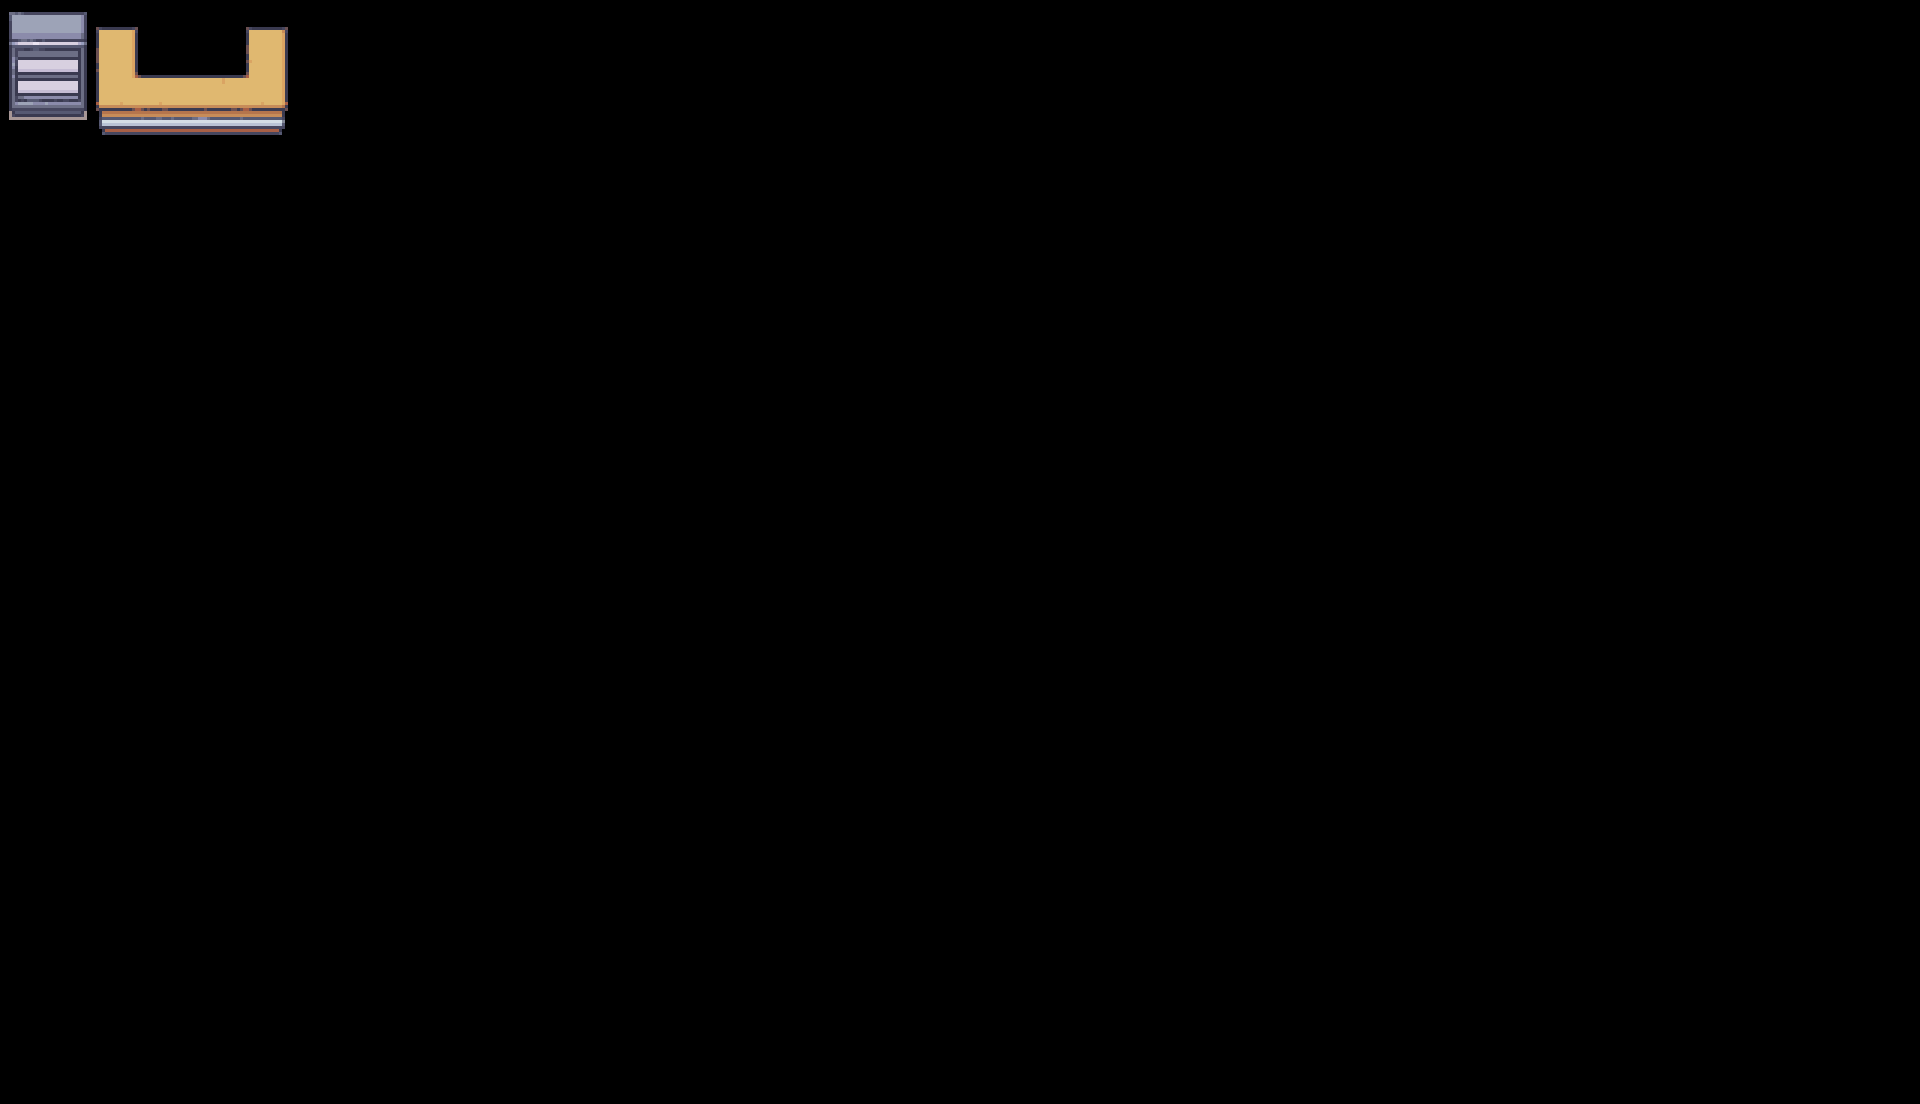

A level layout from a 2D game, rendered from its tile map. Below: a short description, then the map file with its tile-grid data intact:
An orthogonal 40x23 tile map with 48x48 px tiles, 1 tile layer (Capa de patrones 1), 2 tilesets.

<map version="1.9" tiledversion="1.9.2" orientation="orthogonal" renderorder="right-down" width="40" height="23" tilewidth="48" tileheight="48" infinite="0" nextlayerid="26" nextobjectid="1">
 <tileset firstgid="1" source="19_Hospital_48x48.tsx" />
 <tileset firstgid="1761" source="16_Grocery_store_48x48.tsx" />
 <layer id="6" name="Capa de patrones 1" width="40" height="23">
  <data encoding="csv">
1869,1870,6,0,0,9,0,0,0,0,0,0,0,0,0,0,0,0,0,0,0,0,0,0,0,0,0,0,0,0,0,0,0,0,0,0,0,0,0,0,
1885,1886,22,23,24,25,0,0,0,0,0,0,0,0,0,0,0,0,0,0,0,0,0,0,0,0,0,0,0,0,0,0,0,0,0,0,0,0,0,0,
1901,1902,38,39,40,41,0,0,0,0,0,0,0,0,0,0,0,0,0,0,0,0,0,0,0,0,0,0,0,0,0,0,0,0,0,0,0,0,0,0,
0,0,0,0,0,0,0,0,0,0,0,0,0,0,0,0,0,0,0,0,0,0,0,0,0,0,0,0,0,0,0,0,0,0,0,0,0,0,0,0,
0,0,0,0,0,0,0,0,0,0,0,0,0,0,0,0,0,0,0,0,0,0,0,0,0,0,0,0,0,0,0,0,0,0,0,0,0,0,0,0,
0,0,0,0,0,0,0,0,0,0,0,0,0,0,0,0,0,0,0,0,0,0,0,0,0,0,0,0,0,0,0,0,0,0,0,0,0,0,0,0,
0,0,0,0,0,0,0,0,0,0,0,0,0,0,0,0,0,0,0,0,0,0,0,0,0,0,0,0,0,0,0,0,0,0,0,0,0,0,0,0,
0,0,0,0,0,0,0,0,0,0,0,0,0,0,0,0,0,0,0,0,0,0,0,0,0,0,0,0,0,0,0,0,0,0,0,0,0,0,0,0,
0,0,0,0,0,0,0,0,0,0,0,0,0,0,0,0,0,0,0,0,0,0,0,0,0,0,0,0,0,0,0,0,0,0,0,0,0,0,0,0,
0,0,0,0,0,0,0,0,0,0,0,0,0,0,0,0,0,0,0,0,0,0,0,0,0,0,0,0,0,0,0,0,0,0,0,0,0,0,0,0,
0,0,0,0,0,0,0,0,0,0,0,0,0,0,0,0,0,0,0,0,0,0,0,0,0,0,0,0,0,0,0,0,0,0,0,0,0,0,0,0,
0,0,0,0,0,0,0,0,0,0,0,0,0,0,0,0,0,0,0,0,0,0,0,0,0,0,0,0,0,0,0,0,0,0,0,0,0,0,0,0,
0,0,0,0,0,0,0,0,0,0,0,0,0,0,0,0,0,0,0,0,0,0,0,0,0,0,0,0,0,0,0,0,0,0,0,0,0,0,0,0,
0,0,0,0,0,0,0,0,0,0,0,0,0,0,0,0,0,0,0,0,0,0,0,0,0,0,0,0,0,0,0,0,0,0,0,0,0,0,0,0,
0,0,0,0,0,0,0,0,0,0,0,0,0,0,0,0,0,0,0,0,0,0,0,0,0,0,0,0,0,0,0,0,0,0,0,0,0,0,0,0,
0,0,0,0,0,0,0,0,0,0,0,0,0,0,0,0,0,0,0,0,0,0,0,0,0,0,0,0,0,0,0,0,0,0,0,0,0,0,0,0,
0,0,0,0,0,0,0,0,0,0,0,0,0,0,0,0,0,0,0,0,0,0,0,0,0,0,0,0,0,0,0,0,0,0,0,0,0,0,0,0,
0,0,0,0,0,0,0,0,0,0,0,0,0,0,0,0,0,0,0,0,0,0,0,0,0,0,0,0,0,0,0,0,0,0,0,0,0,0,0,0,
0,0,0,0,0,0,0,0,0,0,0,0,0,0,0,0,0,0,0,0,0,0,0,0,0,0,0,0,0,0,0,0,0,0,0,0,0,0,0,0,
0,0,0,0,0,0,0,0,0,0,0,0,0,0,0,0,0,0,0,0,0,0,0,0,0,0,0,0,0,0,0,0,0,0,0,0,0,0,0,0,
0,0,0,0,0,0,0,0,0,0,0,0,0,0,0,0,0,0,0,0,0,0,0,0,0,0,0,0,0,0,0,0,0,0,0,0,0,0,0,0,
0,0,0,0,0,0,0,0,0,0,0,0,0,0,0,0,0,0,0,0,0,0,0,0,0,0,0,0,0,0,0,0,0,0,0,0,0,0,0,0,
0,0,0,0,0,0,0,0,0,0,0,0,0,0,0,0,0,0,0,0,0,0,0,0,0,0,0,0,0,0,0,0,0,0,0,0,0,0,0,0
</data>
 </layer>
</map>
